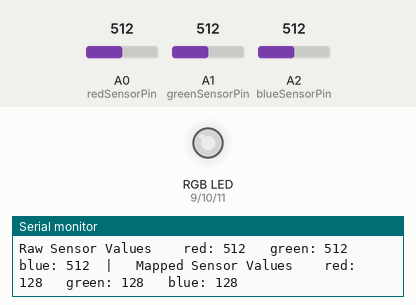
Simulated run of this sketch. Board: Arduino Uno, built with avr-gcc and run on an emulated ATmega328P. Shown: an RGB LED mixed from three pins (HIGH = lit), the last lines printed to the serial monitor. Inputs (shaded band) come from the test bench; at power-on: A0 (redSensorPin) = 512, A1 (greenSensorPin) = 512, A2 (blueSensorPin) = 512. Dim RGB values are drawn brighter than linear.

Above: at 1.2 s.
1.3 s: A0 (redSensorPin) set to 409
At 2.1 s:
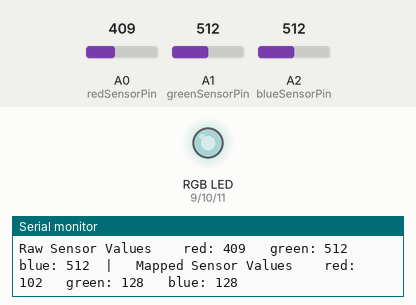
4.3 s: A0 (redSensorPin) set to 390
At 5.7 s:
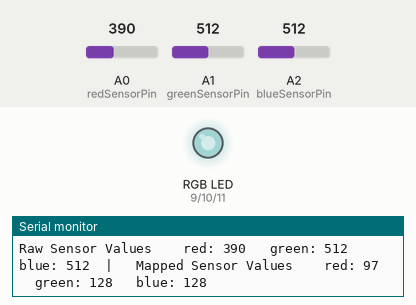
7.3 s: A1 (greenSensorPin) set to 407
At 8.2 s:
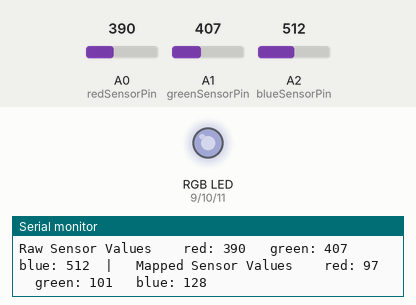
10.3 s: A1 (greenSensorPin) set to 391
At 11.3 s:
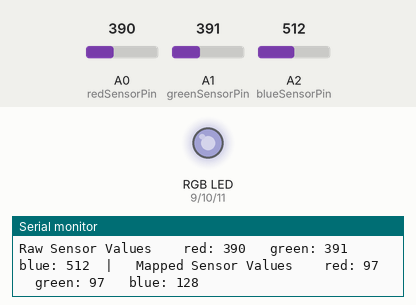
12.0 s: A2 (blueSensorPin) set to 410
At 12.6 s:
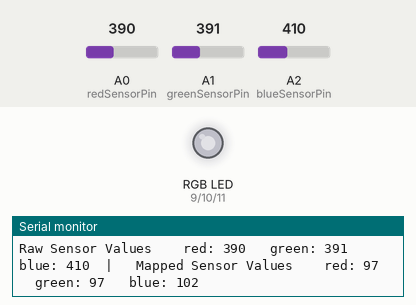
13.7 s: A2 (blueSensorPin) set to 392
At 15.1 s:
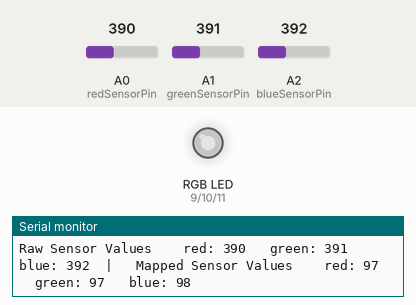
Timing chart, 0 to 16.7 s (numbered marks = the images above; inputs shaded):
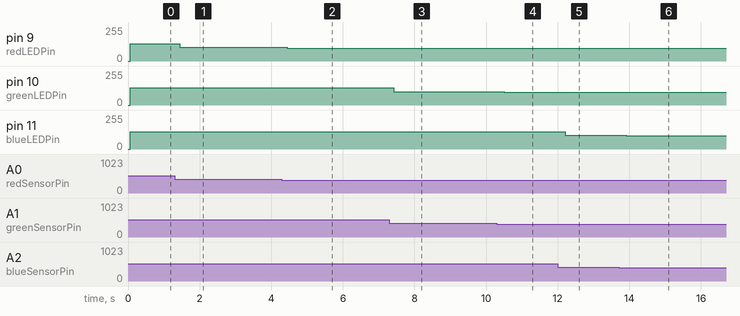

Measured:
- after the input at 1.3 s, pin 9 (redLEDPin): 128/255 → 102/255 after 0.15 s
- after the input at 4.3 s, pin 9 (redLEDPin): 102/255 → 97/255 after 0.15 s
- after the input at 7.3 s, pin 10 (greenLEDPin): 128/255 → 101/255 after 0.12 s
- after the input at 10.3 s, pin 10 (greenLEDPin): 101/255 → 97/255 after 0.21 s
- after the input at 12.0 s, pin 11 (blueLEDPin): 128/255 → 102/255 after 0.21 s
- after the input at 13.7 s, pin 11 (blueLEDPin): 102/255 → 98/255 after 0.21 s

The sketch:

Program.ino
```cpp
constexpr int redLEDPin = 9;
constexpr int greenLEDPin = 10;
constexpr int blueLEDPin = 11;

constexpr int redSensorPin = A0;
constexpr int greenSensorPin = A1;
constexpr int blueSensorPin = A2;

// define in case RGB LED is not balanced correctly
// #define BALANCE_LEDS

#ifdef BALANCE_LEDS
constexpr float balanceRed = 0.5f;
constexpr float balanceGreen = 1.0f;
constexpr float balanceBlue = 0.5f;
#else
constexpr float balanceRed = 1.0f;
constexpr float balanceGreen = 1.0f;
constexpr float balanceBlue = 1.0f;
#endif

constexpr int stringBufferSize = 256;
char stringBuffer[stringBufferSize];

uint8_t redValue = 0;
uint8_t greenValue = 0;
uint8_t blueValue = 0;

uint16_t redSensorValue = 0;
uint16_t greenSensorValue = 0;
uint16_t blueSensorValue = 0;

void setup() {
  Serial.begin(9600);

  pinMode(redLEDPin, OUTPUT);
  pinMode(greenLEDPin, OUTPUT);
  pinMode(blueLEDPin, OUTPUT);
}

void loop() {
  redSensorValue = analogRead(redSensorPin);
  delay(5);
  greenSensorValue = analogRead(greenSensorPin);
  delay(5);
  blueSensorValue = analogRead(blueSensorPin);
  delay(5);

  // redSensorValue = 1023 >> 1;
  // greenSensorValue = 1023 >> 1;
  // blueSensorValue = 1023 >> 1;

  redValue = (redSensorValue >> 2) * balanceRed;
  greenValue = (greenSensorValue >> 2) * balanceGreen;
  blueValue = (blueSensorValue >> 2) * balanceBlue;

  sprintf(stringBuffer, "Raw Sensor Values \t red: %i\t green: %i\t blue: %i\t|\t Mapped Sensor Values \t red: %i\t green: %i\t blue: %i",
    redSensorValue, greenSensorValue, blueSensorValue, redValue, greenValue, blueValue);
  Serial.println(stringBuffer);

  analogWrite(redLEDPin, redValue);
  analogWrite(greenLEDPin, greenValue);
  analogWrite(blueLEDPin, blueValue);
}
```
